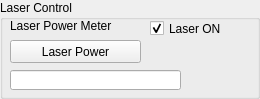
           <widget class="QGroupBox" name="groupBox_2">
            <property name="title">
             <string>Laser Control</string>
            </property>
            <widget class="QLineEdit" name="lineEdit">
             <property name="geometry">
              <rect>
               <x>10</x>
               <y>70</y>
               <width>171</width>
               <height>20</height>
              </rect>
             </property>
             <property name="sizePolicy">
              <sizepolicy hsizetype="Maximum" vsizetype="Fixed">
               <horstretch>0</horstretch>
               <verstretch>0</verstretch>
              </sizepolicy>
             </property>
            </widget>
            <widget class="QLabel" name="label_15">
             <property name="geometry">
              <rect>
               <x>10</x>
               <y>0</y>
               <width>115</width>
               <height>51</height>
              </rect>
             </property>
             <property name="sizePolicy">
              <sizepolicy hsizetype="Maximum" vsizetype="Preferred">
               <horstretch>0</horstretch>
               <verstretch>0</verstretch>
              </sizepolicy>
             </property>
             <property name="text">
              <string>Laser Power Meter</string>
             </property>
            </widget>
            <widget class="QCheckBox" name="laser633_isON_checkbox">
             <property name="geometry">
              <rect>
               <x>150</x>
               <y>20</y>
               <width>101</width>
               <height>17</height>
              </rect>
             </property>
             <property name="sizePolicy">
              <sizepolicy hsizetype="Maximum" vsizetype="Fixed">
               <horstretch>0</horstretch>
               <verstretch>0</verstretch>
              </sizepolicy>
             </property>
             <property name="text">
              <string>Laser ON</string>
             </property>
             <property name="checked">
              <bool>true</bool>
             </property>
            </widget>
            <widget class="QPushButton" name="open_laser633_UI_button">
             <property name="geometry">
              <rect>
               <x>10</x>
               <y>40</y>
               <width>131</width>
               <height>23</height>
              </rect>
             </property>
             <property name="text">
              <string>Laser Power</string>
             </property>
            </widget>
            <zorder>label_15</zorder>
            <zorder>lineEdit</zorder>
            <zorder>laser633_isON_checkbox</zorder>
            <zorder>open_laser633_UI_button</zorder>
           </widget>
